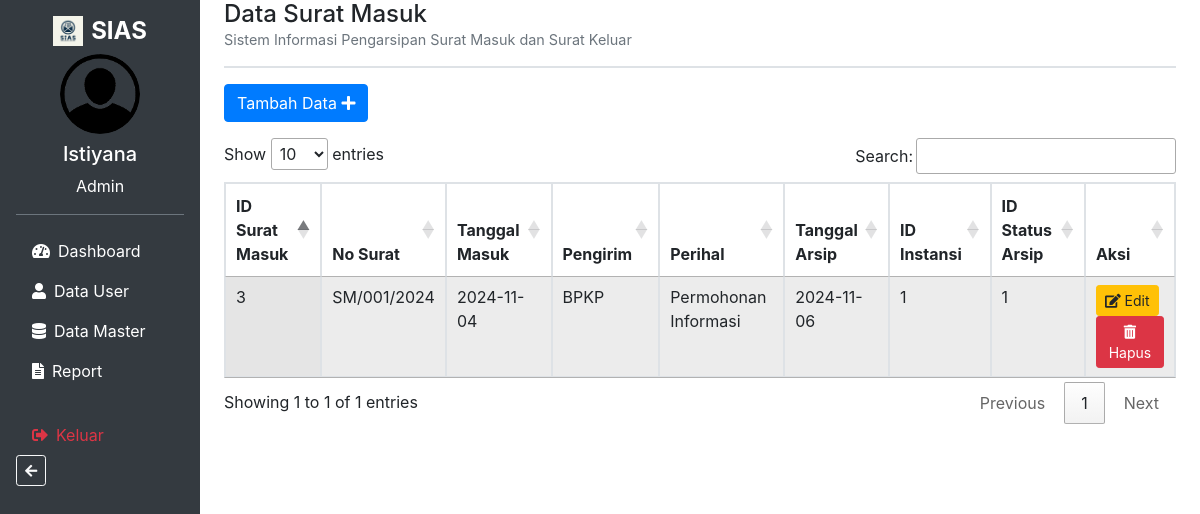
Page /surat_masuk/surat_masuk.php on the committed database.
### tables this page shows
CREATE TABLE `tb_sm` (
  `id_sm` int(11) NOT NULL,
  `no_surat` varchar(225) NOT NULL,
  `tgl_masuk` date NOT NULL,
  `id_instansi` int(11) NOT NULL,
  `id_status_arsip` int(11) NOT NULL,
  `perihal` varchar(225) NOT NULL,
  `tgl_arsip` date NOT NULL,
  `pengirim` varchar(225) NOT NULL
);

### surat_masuk/surat_masuk.php (the view, shortened to what this page needs)
<?php
include '../config/koneksi.php';
$query = "SELECT * FROM tb_sm";
$result = mysqli_query($koneksi, $query);
?>
<!DOCTYPE html>
<html lang="id">
<head>
    <link rel="stylesheet" href="https://stackpath.bootstrapcdn.com/bootstrap/4.5.2/css/bootstrap.min.css">
    <link rel="stylesheet" href="https://cdnjs.cloudflare.com/ajax/libs/font-awesome/5.15.4/css/all.min.css">
    <link rel="stylesheet" href="https://cdn.datatables.net/1.10.21/css/jquery.dataTables.min.css">
</head>
<body>
    <div class="container-fluid">
        <div class="row">
            <nav class="col-md-3 col-lg-2 sidebar p-3">
                <h4 class="text-center font-weight-bold">
                    <img src="../img/logo.jpg" alt="Logo Sistem Informasi Arsip" width="30"> SIAS
                </h4>
                <div class="profile text-center mb-3">
                    <img src="../img/foto.png" alt="Foto Admin">
                    <h5 class="mt-2">Istiyana</h5>
                    <p>Admin</p>
                </div>
                <div class="divider"></div>
                <ul class="nav flex-column mt-3">
                    <li class="nav-item">
                        <a class="nav-link" href="../dashboard_admin.php"><i class="fas fa-tachometer-alt"></i>
                            Dashboard</a>
                    </li>
                    <li class="nav-item">
                        <a class="nav-link" href="../user/user.php" aria-label="User"><i class="fas fa-user"></i>
                            Data User</a>
                    </li>
                    <li class="nav-item">
                        <a class="nav-link" data-toggle="collapse" href="#dataMasterSubmenu" role="button"
                            aria-expanded="false" aria-controls="dataMasterSubmenu" aria-label="Data Master">
                            <i class="fas fa-database"></i> Data Master
                        </a>
                    </li>
                    <li class="nav-item">
                        <a class="nav-link" data-toggle="collapse" href="#reportSubmenu" role="button"
                            aria-expanded="false" aria-controls="reportSubmenu" aria-label="Report">
                            <i class="fas fa-file-alt"></i> Report
                        </a>
                    </li>
                    <li class="nav-item mt-4">
                        <a href="../index.php" class="nav-link text-danger" aria-label="Keluar"><i
                                class="fas fa-sign-out-alt"></i> Keluar</a>
                    </li>
                </ul>
                <div class="mt-auto text-left">
                    <a href="../dashboard_admin.php" class="btn btn-outline-light btn-sm"><i
                            class="fas fa-arrow-left"></i></a>
                </div>
            </nav>
            <main class="col-md-9 ml-sm-auto col-lg-10 px-md-4">
                <div class="mb-3">
                    <h2 class="main-title">Data Surat Masuk</h2>
                    <p class="sub-title">Sistem Informasi Pengarsipan Surat Masuk dan Surat Keluar</p>
                    <div class="main-divider"></div>
                </div>
                <div class="mb-3">
                    <a href="tambah_data_sm.php" class="btn btn-primary">
                        Tambah Data <i class="fas fa-plus"></i>
                    </a>
                </div>
                <div class="table-responsive">
                    <table id="suratMasukTable" class="table table-striped table-bordered display">
                        <thead>
                            <tr>
                                <th>ID Surat Masuk</th>
                                <th>No Surat</th>
                                <th>Tanggal Masuk</th>
                                <th>Pengirim</th>
                                <th>Perihal</th>
                                <th>Tanggal Arsip</th>
                                <th>ID Instansi</th>
                                <th>ID Status Arsip</th>
                                <th>Aksi</th>
                            </tr>
                        </thead>
                        <tbody>
                            <?php
                            while ($row = mysqli_fetch_assoc($result)) {
                                echo "<tr>
                                        <td>{$row['id_sm']}</td>
                                        <td>{$row['no_surat']}</td>
                                        <td>{$row['tgl_masuk']}</td>
                                        <td>{$row['pengirim']}</td>
                                        <td>{$row['perihal']}</td>
                                        <td>{$row['tgl_arsip']}</td>
                                        <td>{$row['id_instansi']}</td>
                                        <td>{$row['id_status_arsip']}</td>
                                        <td>
                                            <a href='edit_sm.php?id_sm={$row['id_sm']}' class='btn btn-warning btn-sm'><i class='fas fa-edit'></i> Edit</a>
                                            <a href='proses_hapus_sm.php?id_sm={$row['id_sm']}' class='btn btn-danger btn-sm' onclick=\"return confirm('Apakah Anda yakin ingin menghapus data ini?');\">
                                                <i class='fas fa-trash-alt'></i> Hapus
                                            </a>
                                        </td>
                                    </tr>";
                            }
                            ?>
                        </tbody>
                    </table>
                </div>
            </main>
        </div>
    </div>
</body>
</html>

### surat_masuk/surat_masuk.php (style rules this page uses)
.sidebar { min-height: 100vh; background-color: #343a40; color: #fff; }
.sidebar .nav-link, .sidebar h4 { color: #fff; }
.sidebar h4 { display: flex; align-items: center; justify-content: center; }
.sidebar h4 img { margin-right: 8px; }
.profile img { width: 80px; height: 80px; border-radius: 50%; }
.sidebar .divider { height: 1px; background-color: #6c757d; margin: 1rem 0; }
.sidebar .nav-item .nav-link { display: flex; align-items: center; }
.sidebar .nav-item .nav-link i { margin-right: 8px; }
.main-title { font-size: 1.5rem; margin-bottom: 0; }
.sub-title { font-size: 0.9rem; color: #6c757d; }
.main-divider { height: 2px; background-color: #dee2e6; margin: 1rem 0; }

### rows in the picture
tb_sm: id_sm "3", no_surat "SM/001/2024", tgl_masuk "2024-11-04", pengirim "BPKP", perihal "Permohonan Informasi", tgl_arsip "2024-11-06", id_instansi "1", id_status_arsip "1"
